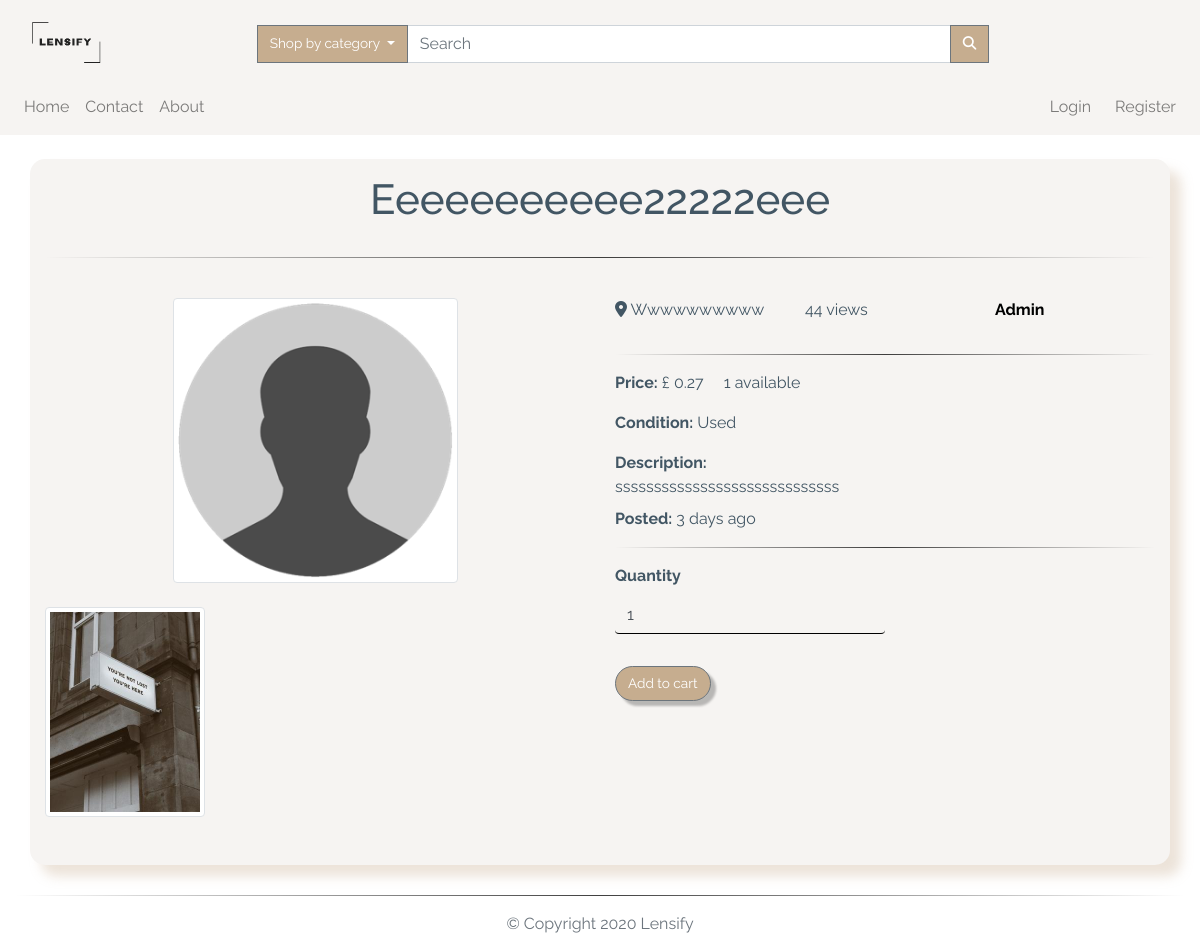
/item/22, run on an earlier commit of the app's database.
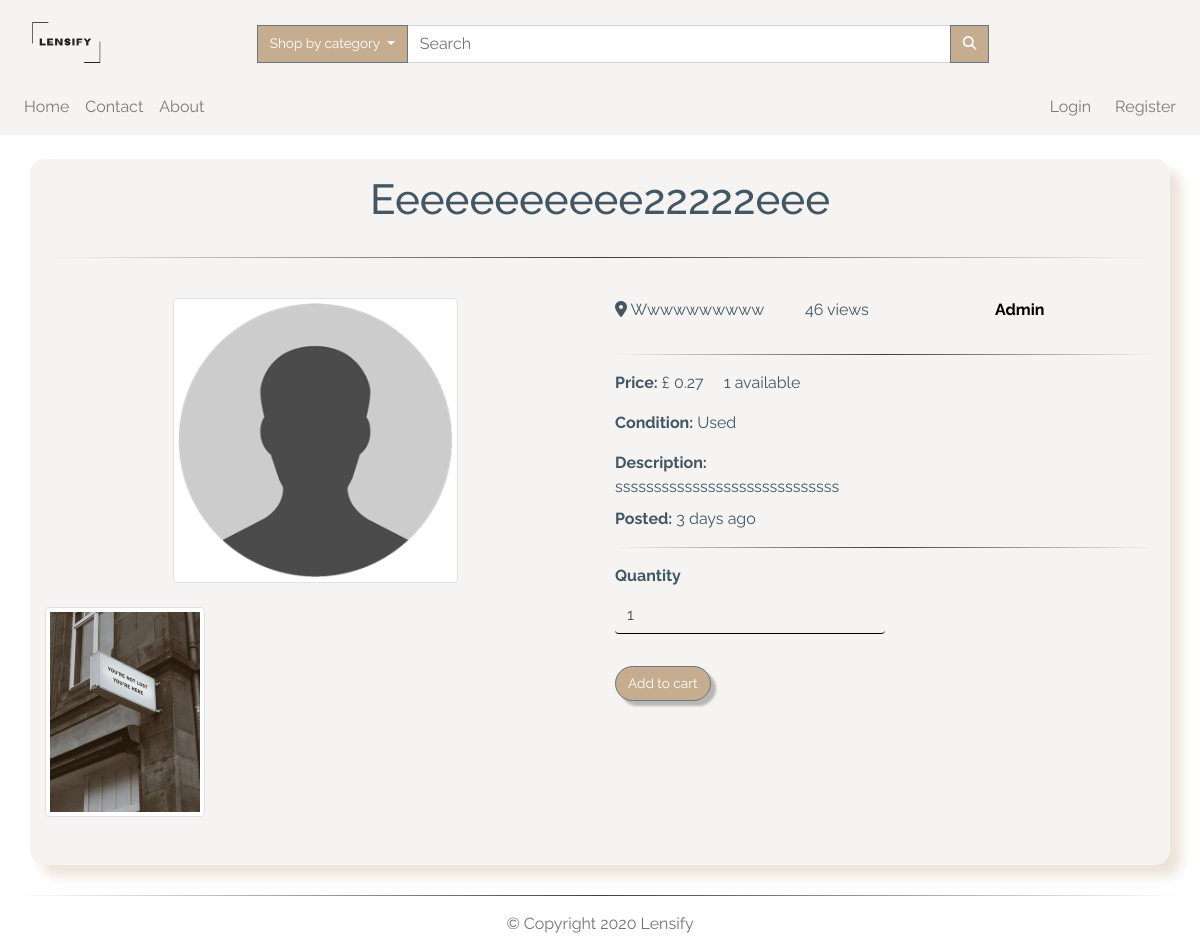
And on a later commit of the database.
### app/models.py (models this page shows, shortened)
class TimestampMixin(object):
    created_at = db.Column(db.DateTime, nullable=False,
                           default=datetime.utcnow)
    updated_at = db.Column(db.DateTime, onupdate=datetime.utcnow)

class ItemForSale(db.Model, TimestampMixin):
    __tablename__ = "for_sale"
    id = db.Column(db.Integer, primary_key=True)
    title = db.Column(db.String(100), nullable=False)
    description = db.Column(db.Text, nullable=False)
    quantity = db.Column(db.Integer, nullable=False, default=1)
    condition = db.Column(db.String(50), nullable=False)
    item_city = db.Column(db.String(50), nullable=False)
    price = db.Column(db.Float, nullable=False)
    item_views = db.Column(db.Integer, default=0)
    image_file = db.Column(Json(128), nullable=False,
                           default=['item.jpg'])
    sold = db.Column(db.Boolean, default=False)
    seller_id = db.Column(db.Integer, db.ForeignKey("users.id"))
    category_id = db.Column(db.Integer, db.ForeignKey("categories.id"))

class User(db.Model, TimestampMixin, UserMixin):
    __tablename__ = "users"
    id = db.Column(db.Integer, primary_key=True)
    first_name = db.Column(db.String(50), nullable=False)
    last_name = db.Column(db.String(50), nullable=False)
    username = db.Column(db.String(50), unique=True, nullable=False)
    email = db.Column(db.String(115), unique=True, nullable=False)
    image_file = db.Column(db.String(80), nullable=False,
                           default="default.jpg")
    password_hash = db.Column(db.String(60), nullable=False)
    items_for_sale = db.relationship(
        "ItemForSale", backref="seller", lazy="dynamic")
    items_buyer = db.relationship("Order", backref="buyer", lazy="dynamic")
    address = db.relationship(
        "Address", secondary="user_addresses", backref="user", lazy="dynamic"
    )
    followed = db.relationship(
        'User', secondary=followers,
        primaryjoin=(followers.c.follower_id == id),
        secondaryjoin=(followers.c.followed_id == id),
        backref=db.backref('followers', lazy='dynamic'), lazy='dynamic')
    reviewed = db.relationship(
        'Review', backref='user_reviewed', primaryjoin=(Review.user_reviewed_id == id), lazy="dynamic"
    )
    reviewer = db.relationship(
        'Review', backref='user_reviewer', primaryjoin=(Review.user_reviewer_id == id), lazy="dynamic"
    )

### app/routes.py (the view, shortened to what this page needs)
@app.route("/item/<item_id>", methods=["GET", "POST"])
def item(item_id):
    form = AddToCartForm()
    item = ItemForSale.query.filter_by(id=item_id).first_or_404()
    item.item_views += 1
    db.session.commit()
    return render_template("item_details.html", title="Item Details", item=item, form=form)

### app/forms.py
class AddToCartForm(FlaskForm):
    quantity = h5fields.IntegerField(
        "Quantity", default=1, widget=h5widgets.NumberInput(min=1, max=100, step=1), validators=[DataRequired(message="Please only insert numerical values")])
    submit = SubmitField('Add to cart')

### app/models.py (called while the page is built)
    def process_result_value(self, value, dialect):
        return json.loads(value)

### app/routes.py (called while the page is built)
@app.before_request
def before_request():
    if current_user.is_authenticated:
        current_user.updated_at = datetime.utcnow()
        db.session.commit()

@app.context_processor
def inject_categories():
    categories = Category.query.join(
        ItemForSale, (Category.id == ItemForSale.category_id)).all()
    return dict(categories=categories)

### app/templates/item_details.html (shortened to what this page needs)
{% extends "layout.html" %}
{% import "bootstrap/wtf.html" as wtf %}
{% block app_content %}
<div class="container custom-bg my-4">
  <div class="row justify-content-center">
    <h1 class="col-12 text-center my-3">
      {{ item.title.capitalize() }}
    </h1>
  </div>
  <hr>
  <div class="row justify-content-center">
    <div class="col-12 col-sm-6 my-4" aria-labelledby="item-picture">
      <div class="row justify-content-center">
        <img class="img-fluid w-50 thumb img-thumbnail" id="largeImage"
          src="{{url_for('static', filename='img/items/' + item.image_file[0])}}" alt="{{item.title}}">
      </div>
      <div class="row my-4 thumbnails">
        {% if item.image_file[1] in item.image_file %}
        <div class="col-4">
          <img class="img-fluid thumb img-thumbnail"
            src="{{url_for('static', filename='img/items/' + item.image_file[1])}}" alt="{{item.title}}">
        </div>
        {%endif%}
      </div>
    </div>
    <div class="col-12 col-sm-6 my-4">
      <div class="row text-break">
        <p class="text-capitalize col-md-4">
          <i class="fas fa-map-marker-alt"></i> {{item.item_city }}
        </p>
        <p class="col-md-4">
          {{item.item_views}} views
        </p>
        <p class="col-md-4">
          <a href="{{url_for('user', username=item.seller.username)}}" class="text-capitalize" alt="{{item.title}}">
            <strong>{{ item.seller.username }} </strong>
          </a>
        </p>
      </div>
      <hr>
      <div class="row text-break">
        <div class="col-12">
          <p>
            <strong>Price:</strong> £ {{ item.price }} <span class="ml-3">{{item.quantity}} available</span>
          </p>
          <p>
            <strong>Condition:</strong> {{ item.condition }}
          </p>
          <p class="my-2">
            <strong>Description:</strong><span class="d-block">{{ item.description }}</span>
          </p>
          <p class="my-2">
            <strong>Posted:</strong> {{ moment(item.created_at).fromNow() }}
          </p>
          <hr>
          <form action="{{url_for('item', item_id=item.id)}}" method='POST' class="form">
            {{wtf.form_field(form.quantity, class="form-control w-50")}}
            {{wtf.form_field(form.submit, class="mt-3 btn btn-secondary")}}
          </form>
        </div>
      </div>
    </div>
  </div>
</div>
{% endblock app_content %}

### app/templates/layout.html (shortened to what this page needs)
{% extends "bootstrap/base.html" %}
{% block styles %}
<link rel="stylesheet" href="https://stackpath.bootstrapcdn.com/bootstrap/4.5.0/css/bootstrap.min.css"
>
<link rel="stylesheet" href="https://cdnjs.cloudflare.com/ajax/libs/animate.css/3.7.0/animate.css" />
<link rel="stylesheet" href="{{url_for('.static', filename='css/styles.css')}}" />
{% endblock styles %}
{% block body %}
{% block navbar %}
<nav class="navbar navbar-expand-lg navbar-light custom-bg">
  <a href="{{url_for('index')}}" class="col-4 col-md-2 logo-container">
    <img class="navbar-brand img-fluid mt-2" src="{{url_for('.static', filename='img/logo.png')}}" alt="logo" />
  </a>
  <div class="collapse navbar-collapse pt-2 col-12 col-lg-9" id="search">
    <form class="form-inline col-12 input-group">
      <div class="dropdown ml-3 input-group-append">
        <button class="btn btn-secondary dropdown-toggle no-radius" type="button" id="dropdownMenuButton"
          data-toggle="dropdown" aria-haspopup="true" aria-expanded="false">
          Shop by category
        </button>
      </div>
      <input class="form-control col-8 input-group-append" type="search" placeholder="Search" aria-label="Search" />
      <div class="input-group-append">
        <button class="btn btn-secondary no-radius" type="submit">
          <i class="fas fa-search"></i>
        </button>
      </div>
    </form>
  </div>
</nav>
<nav class="navbar navbar-expand-lg navbar-light custom-bg py-0">
  <div id="links" class="collapse navbar-collapse py-2">
    <div class="navbar-nav text-center">
      <a class="nav-item nav-link" href="{{url_for('index')}}">Home</a>
      <a class="nav-item nav-link" href="#">Contact</a>
      <a class="nav-item nav-link" href="#">About</a>
    </div>
    <div class="navbar-nav ml-auto text-center">
      {% if current_user.is_authenticated %}
      <div class="dropdown">
        <a class="dropdown-toggle" type="button" id="dropdownMenuButton" data-toggle="dropdown" aria-haspopup="true"
          aria-expanded="false">
          Hello, {{current_user.first_name.capitalize()}}
        </a>
        <div class="dropdown-menu dropdown-menu-right text-center" aria-labelledby="dropdownMenuButton">
          <a class="dropdown-item" href="{{url_for('user', username=current_user.username)}}">
            Account
          </a>
          <a class="dropdown-item" href="{{url_for('user_settings')}}">
            Settings
          </a>
          <a class="dropdown-item" href="{{url_for('new_item')}}">
            Sell
          </a>
          <a class="dropdown-item" href="{{url_for('logout')}}">Sign out</a>
        </div>
      </div>
      <div class="ml-3 text-center d-none d-lg-block" id="cart">
        <a href="{{url_for('cart')}}">
          <i class="fas fa-shopping-cart fa-lg"></i> ({{session['cart']|length}})
        </a>
      </div>
      {%else%}
      <a class="nav-item nav-link mr-2" href="{{url_for('login')}}">Login</a>
      <a class="nav-item nav-link" href="{{url_for('register')}}">Register</a>
      {%endif%}
    </div>
  </div>
</nav>
{% endblock navbar%}
{% block content %}
<main class="my-auto">
  <div class="container-fluid">
    {% block app_content %} {% endblock app_content %}
  </div>
</main>
{% endblock content%}
<footer class="footer navbar-fixed-bottom">
  <div class="container-fluid">
    <hr>
    <p class="text-muted pb-3 text-center">
      &copy;
      Copyright
      Lensify
    </p>
  </div>
</footer>
{% endblock body %}

### app/static/css/styles.css (style rules this page uses)
:root { --main-color: #fff; --second-color: #425664; --third-color: #f6f4f2; --fourth-color: #c6ad8f; }
*, *::before, *::after { margin: 0; padding: 0; box-sizing: border-box; list-style: none; text-decoration: none; }
body, html { background: var(--main-color); min-height: 100vh; width: 100%; color: var(--second-color); font-family: "Raleway", sans-serif; word-break: normal; }
html { position: relative; }
.footer { position: absolute; bottom: 0; width: 100%; height: 10px; }
a { color: black; text-decoration: none; cursor: pointer; }
h1 { font-size: 3.5vw; }
P { word-break: normal; }
.container { box-shadow: 0.7rem 0.7rem 0.7rem rgba(198, 173, 143, 0.341); border-radius: 15px; }
label { font-weight: bold; display: block; }
input[type="number"] { border: none; background: transparent; border-bottom: 1px solid black; }
.thumb { cursor: pointer; }
hr { border: none; height: 1px; background-image: linear-gradient( to right, rgba(0, 0, 0, 0), rgba(0, 0, 0, 0.75), rgba(0, 0, 0, 0) ); }
.btn { font-size: 85%; white-space: nowrap; }
.btn-secondary { filter: drop-shadow(5px 5px 1px rgba(0, 0, 0, 0.25)); background-color: var(--fourth-color); border-radius: 20px; color: var(--main-color); }
.no-radius { filter: none; border-radius: 0px; color: var(--main-color); }
.custom-bg { background-color: var(--third-color); }
.logo-container img { width: 70px; height: 55px; }

What changed in the data, as far as the page shows it:
changed ItemForSale "Eeeeeeeeeee22222eee": item_views "44" → "46"
